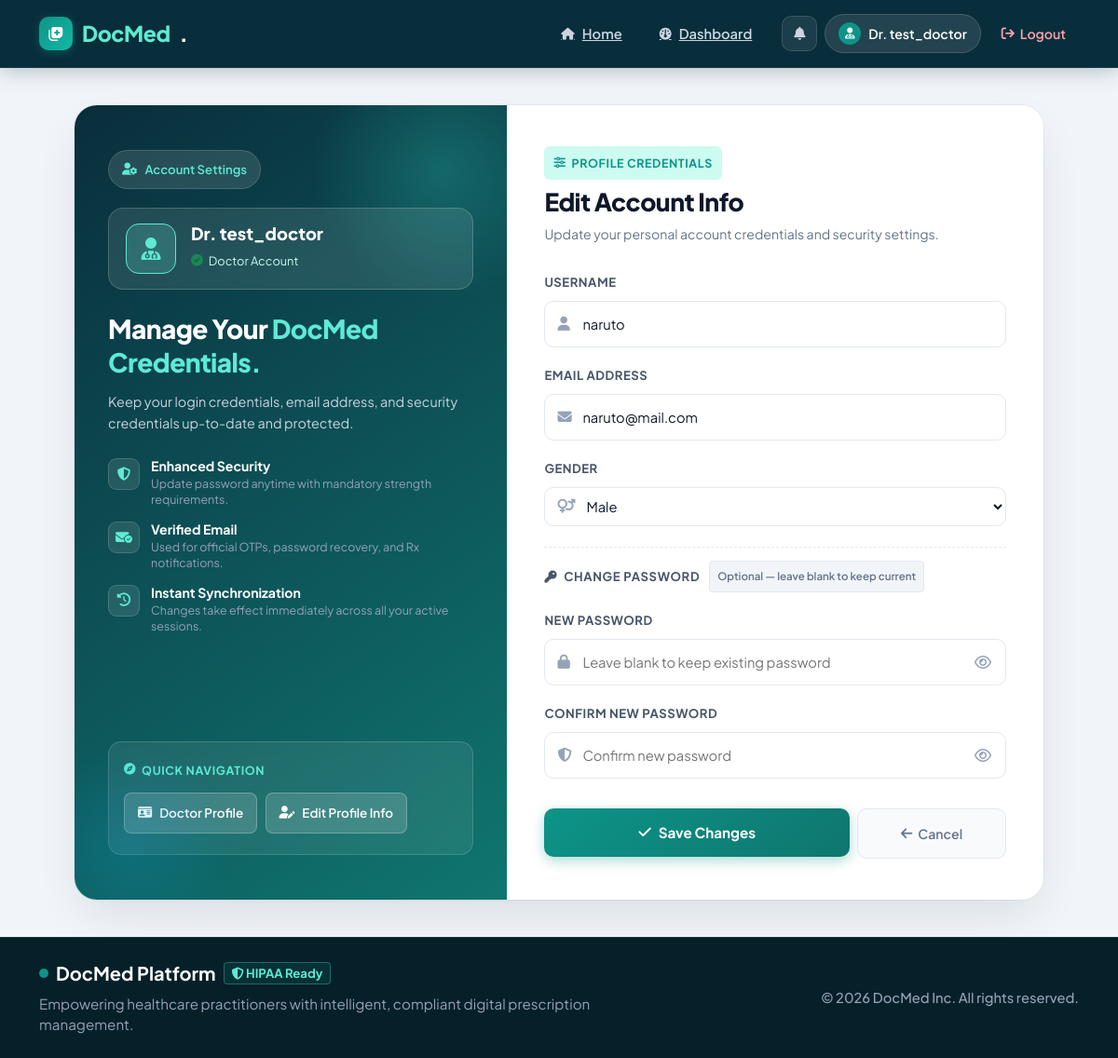
Screenshot of /account/update/1 (signed in) with the database file from the repository.
### app/modules/account/models.py (models this page shows, shortened)
class RegistrationModel(UserMixin, db.Model):
    __tablename__ = 'registration'
    uid = db.Column(db.Integer(), primary_key=True)
    username = db.Column(db.String(80), unique=True, nullable=False)
    email = db.Column(db.String(120), unique=True, nullable=False)
    password = db.Column(db.String(200), nullable=False)
    gender = db.Column(db.String(10), nullable = False)
    created_at = db.Column(db.DateTime(), default=datetime.now)
    profile_info = db.relationship('ProfileSetupModel', backref='registration', uselist=False)
    prescription = db.relationship('PrescriptionModel', backref='prescription', uselist=True, cascade="all, delete-orphan", order_by='desc(PrescriptionModel.created_at)')
    role = db.Column(db.String(20), default='patient', nullable=False)
    is_admin = db.Column(db.Boolean(), default=False, nullable=False)
    is_active = db.Column(db.Boolean(), default=True, nullable=False)
    is_verified = db.Column(db.Boolean(), default=False, nullable=False)
    verified_doctor = db.Column(db.Boolean(), default=False, nullable=False)
    otp_code = db.Column(db.String(6), nullable=True)
    otp_expiry = db.Column(db.DateTime(), nullable=True)

### app/modules/account/routes.py (the view, shortened to what this page needs)
@accounts.route('/update/<int:uid>', methods=['GET', 'POST'])
@login_required
def registration_update_page(uid):
    get_data = RegistrationModel.query.get(uid)
    if not get_data:
        flash("User data not found", "error")
        return redirect(url_for('accounts.login_page'))
    form = UpdateRegistrationForm(obj=get_data)
    context = {
        'form': form,
    }
    return render_template('account/update.html', **context)

### app/templates/account/update.html (shortened to what this page needs)
{% extends 'base.html' %}
{% block content %}
<div class="auth-wrapper">
    <div class="auth-card">
        <div class="brand-panel">
            <div>
                <div class="brand-badge">
                    <i class="fa-solid fa-user-gear"></i> Account Settings
                </div>
                <div class="account-avatar-card">
                    <div class="account-avatar-icon">
                        {% if current_user.role == 'doctor' %}
                            <i class="fa-solid fa-user-doctor"></i>
                        {% elif current_user.is_admin or current_user.role == 'admin' %}
                            <i class="fa-solid fa-user-shield"></i>
                        {% else %}
                            <i class="fa-solid fa-user"></i>
                        {% endif %}
                    </div>
                    <div>
                        <h5 class="account-user-name">
                            {% if current_user.role == 'doctor' %}Dr. {% endif %}{{ current_user.username }}
                        </h5>
                        <p class="account-user-role">
                            <i class="fa-solid fa-circle-check text-success"></i>
                            <span class="text-capitalize">{{ current_user.role or 'User' }} Account</span>
                        </p>
                    </div>
                </div>
                <h1 class="brand-title">Manage Your <span>DocMed Credentials.</span></h1>
                <p class="brand-desc">Keep your login credentials, email address, and security credentials up-to-date and protected.</p>
                <div class="feature-list">
                    <div class="feature-item">
                        <div class="feature-icon-box">
                            <i class="fa-solid fa-shield-halved"></i>
                        </div>
                        <div class="feature-text">
                            <h6>Enhanced Security</h6>
                            <p>Update password anytime with mandatory strength requirements.</p>
                        </div>
                    </div>
                    <div class="feature-item">
                        <div class="feature-icon-box">
                            <i class="fa-solid fa-envelope-circle-check"></i>
                        </div>
                        <div class="feature-text">
                            <h6>Verified Email</h6>
                            <p>Used for official OTPs, password recovery, and Rx notifications.</p>
                        </div>
                    </div>
                    <div class="feature-item">
                        <div class="feature-icon-box">
                            <i class="fa-solid fa-clock-rotate-left"></i>
                        </div>
                        <div class="feature-text">
                            <h6>Instant Synchronization</h6>
                            <p>Changes take effect immediately across all your active sessions.</p>
                        </div>
                    </div>
                </div>
            </div>
            <div class="quick-links-card mt-3">
                <div class="quick-links-title">
                    <i class="fa-solid fa-compass"></i> Quick Navigation
                </div>
                <div>
                    {% if current_user.role == 'doctor' and current_user.profile_info %}
                    <a href="{{ url_for('dashboard.profile_page', uid=current_user.uid) }}" class="quick-nav-btn">
                        <i class="fa-solid fa-id-card"></i> Doctor Profile
                    </a>
                    <a href="{{ url_for('dashboard.update_profile_info', uid=current_user.uid) }}" class="quick-nav-btn">
                        <i class="fa-solid fa-user-pen"></i> Edit Profile Info
                    </a>
                    {% else %}
                    <a href="{{ url_for('dashboard.dashboard_main_page', uid=current_user.uid) }}" class="quick-nav-btn">
                        <i class="fa-solid fa-gauge"></i> Dashboard
                    </a>
                    {% endif %}
                </div>
            </div>
        </div>
        <div class="form-panel" x-data="{
            newPassword: '',
            confirmPassword: '',
            showNewPass: false,
            showConfirmPass: false,
            get hasMinLength() { return this.newPassword.length >= 8; },
            get hasUppercase() { return /[A-Z]/.test(this.newPassword); },
            get hasLowercase() { return /[a-z]/.test(this.newPassword); },
            get hasNumber() { return /[0-9]/.test(this.newPassword); },
            get hasSpecial() { return /[!@#$%^&*()_+\-=\[\]{};:\'\&quot;,<>\/?\\|`~]/.test(this.newPassword); },
            get passedCriteriaCount() {
                return (this.hasMinLength ? 1 : 0) +
                       (this.hasUppercase ? 1 : 0) +
                       (this.hasLowercase ? 1 : 0) +
                       (this.hasNumber ? 1 : 0) +
                       (this.hasSpecial ? 1 : 0);
            },
            get strengthScore() {
                return this.passedCriteriaCount * 20;
            },
            get strengthColor() {
                if (this.passedCriteriaCount <= 2) return '#ef4444';
                if (this.passedCriteriaCount <= 4) return '#f59e0b';
                return '#10b981';
            },
            get strengthLabel() {
                if (!this.newPassword) return '';
                if (this.passedCriteriaCount <= 2) return 'Weak';
                if (this.passedCriteriaCount <= 4) return 'Good';
                return 'Strong & Secure';
            }
        }">
            <div class="form-header">
                <span class="form-header-badge">
                    <i class="fa-solid fa-sliders"></i> Profile Credentials
                </span>
                <h2>Edit Account Info</h2>
                <p>Update your personal account credentials and security settings.</p>
            </div>
            <form method="POST" action="{{ url_for('accounts.registration_update_page', uid=current_user.uid) }}">
                <div class="form-group-custom">
                    <label for="username" class="form-label-custom">Username</label>
                    <div class="input-wrapper">
                        {{ form.username(class="input-custom", placeholder="Unique username", required=True) }}
                    </div>
                </div>
                <div class="form-group-custom">
                    <label for="email" class="form-label-custom">Email Address</label>
                    <div class="input-wrapper">
                        {{ form.email(class="input-custom", placeholder="user@example.com", required=True) }}
                    </div>
                </div>
                <div class="form-group-custom">
                    <label for="gender" class="form-label-custom">Gender</label>
                    <div class="input-wrapper">
                        {{ form.gender(class="input-custom", required=True) }}
                    </div>
                </div>
                <div class="form-subhead">
                    <span class="form-subhead-title"><i class="fa-solid fa-key me-1 text-teal"></i> Change Password</span>
                    <span class="form-subhead-pill">Optional — leave blank to keep current</span>
                </div>
                <div class="form-group-custom">
                    <div class="d-flex justify-content-between align-items-center">
                        <label for="new_password" class="form-label-custom">New Password</label>
                    </div>
                    <div class="input-wrapper">
                        {{ form.new_password(class="input-custom", placeholder="Leave blank to keep existing password", **{'x-model': 'newPassword', ':type': "showNewPass ? 'text' : 'password'"}) }}
                        <button type="button" class="password-toggle-btn" @click="showNewPass = !showNewPass" :title="showNewPass ? 'Hide Password' : 'Show Password'" tabindex="-1">
                            <i :class="showNewPass ? 'fa-regular fa-eye-slash' : 'fa-regular fa-eye'"></i>
                        </button>
                    </div>
                </div>
                <div class="form-group-custom">
                    <label for="confirm_password" class="form-label-custom">Confirm New Password</label>
                    <div class="input-wrapper">
                        {{ form.confirm_password(class="input-custom", placeholder="Confirm new password", **{'x-model': 'confirmPassword', ':type': "showConfirmPass ? 'text' : 'password'"}) }}
                        <button type="button" class="password-toggle-btn" @click="showConfirmPass = !showConfirmPass" :title="showConfirmPass ? 'Hide Password' : 'Show Password'" tabindex="-1">
                            <i :class="showConfirmPass ? 'fa-regular fa-eye-slash' : 'fa-regular fa-eye'"></i>
                        </button>
                    </div>
                </div>
                <div class="row g-2 mt-4">
                    <div class="col-sm-8">
                        <button type="submit" class="btn-docmed-submit w-100">
                            <i class="fa-solid fa-check"></i> Save Changes
                        </button>
                    </div>
                    <div class="col-sm-4">
                        {% if current_user.role == 'doctor' and current_user.profile_info %}
                        <a href="{{ url_for('dashboard.profile_page', uid=current_user.uid) }}" class="btn-cancel-link w-100">
                            <i class="fa-solid fa-arrow-left"></i> Cancel
                        </a>
                        {% else %}
                        <a href="{{ url_for('dashboard.dashboard_main_page', uid=current_user.uid) }}" class="btn-cancel-link w-100">
                            <i class="fa-solid fa-arrow-left"></i> Cancel
                        </a>
                        {% endif %}
                    </div>
                </div>
            </form>
        </div>
    </div>
</div>
{% endblock %}

### app/templates/base/header.html (shortened to what this page needs)
<!doctype html>
<html lang="en">
<head>
  <link href="{{ url_for('static', filename='css/bootstrap.min.css') }}" rel="stylesheet">
  <link href="https://cdnjs.cloudflare.com/ajax/libs/font-awesome/6.5.1/css/all.min.css" rel="stylesheet">
  <link href="{{ url_for('static', filename='css/tiny-slider.css') }}" rel="stylesheet">
  <link href="{{ url_for('static', filename='css/style.css') }}" rel="stylesheet">
</head>
<body>
  <nav class="docmed-navbar navbar navbar-expand-md navbar-dark">
    <div class="container">
      <a class="docmed-brand" href="{{ url_for('home.home_page') }}">
        <div class="brand-icon-wrapper">
          <i class="fa-solid fa-notes-medical"></i>
        </div>
        <span>DocMed</span>.
      </a>
      <div class="collapse navbar-collapse" id="navbarsDocMed">
        <ul class="navbar-nav ms-auto mb-2 mb-md-0 align-items-md-center gap-md-2">
          <li class="nav-item">
            <a class="docmed-nav-link" href="{{ url_for('home.home_page') }}">
               Home
            </a>
          </li>
          {% if current_user.is_authenticated %}
            {% if current_user.role == 'admin' or current_user.is_admin %}
            <li class="nav-item">
              <a class="docmed-nav-link" href="{{ url_for('admin.index') }}">
                <i class="fa-solid fa-shield-halved fa-sm"></i> Admin Panel
              </a>
            </li>
            {% else %}
            <li class="nav-item">
              <a class="docmed-nav-link" href="{{ url_for('dashboard.dashboard_main_page', uid=current_user.uid) }}">
                 Dashboard
              </a>
            </li>
            {% endif %}
          {% endif %}
        </ul>
        <div class="d-flex align-items-center gap-2 ms-md-3 mt-3 mt-md-0">
          {% if current_user.is_authenticated %}
            <div class="dropdown">
              <button class="notif-dropdown-btn dropdown-toggle" type="button" id="notifDropdown" data-bs-toggle="dropdown" aria-expanded="false" title="Notifications">
                <i class="fa-solid fa-bell" id="notif-bell-icon"></i>
              </button>
            </div>
            {% if current_user.role == 'admin' or current_user.is_admin %}
            <a class="user-pill" href="{{ url_for('admin.index') }}">
              <span class="user-avatar-icon">
                <i class="fa-solid fa-user-shield"></i>
              </span>
              <span>
                Admin: {{ current_user.username }}
              </span>
            </a>
            {% else %}
            <a class="user-pill" href="{{ url_for('dashboard.profile_page', uid=current_user.uid) if current_user.role == 'doctor' and current_user.profile_info else url_for('dashboard.dashboard_main_page', uid=current_user.uid) }}">
              <span class="user-avatar-icon">
                {% if current_user.role == 'doctor' %}
                  <i class="fa-solid fa-user-doctor"></i>
                {% else %}
                  <i class="fa-solid fa-user"></i>
                {% endif %}
              </span>
              <span>
                {% if current_user.role == 'doctor' %}
                  Dr. {{ current_user.username }}
                {% else %}
                  {{ current_user.username }} <small class="text-info opacity-75">(Patient)</small>
                {% endif %}
              </span>
            </a>
            {% endif %}
            <a class="btn-nav-logout" href="{{ url_for('accounts.logout_view') }}">
              <i class="fa-solid fa-arrow-right-from-bracket"></i> Logout
            </a>
          {% else %}
            <a class="btn-nav-register" href="{{ url_for('accounts.login_page') }}">
              <i class="fa-solid fa-arrow-right-to-bracket"></i> Sign In
            </a>
          {% endif %}
        </div>
      </div>
    </div>
  </nav>

### rows the page displays
RegistrationModel: username "test_doctor", role "Doctor"
RegistrationModel: username "naruto", email "naruto@mail.com", gender "Male"
